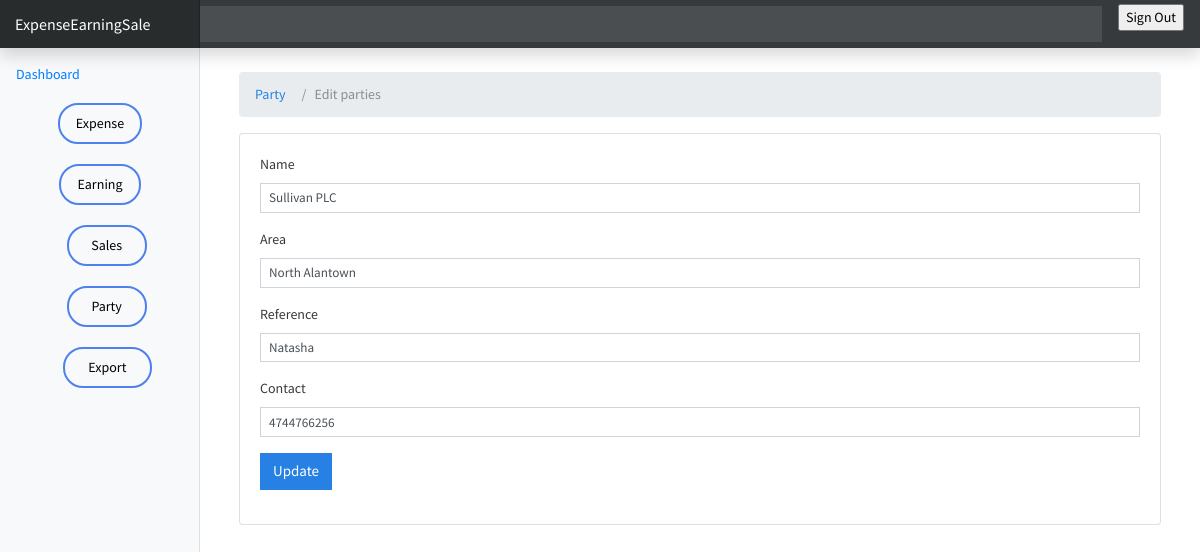
The app's page /party/edit-party/107 with its own data.
### party/models.py (models this page shows, shortened)
class Party(models.Model):
    name = models.CharField(max_length=255)
    area = models.CharField(max_length=100)
    reference = models.CharField(max_length=255)
    contact = models.CharField(max_length=10)
    class Meta:
        ordering : ['name']
        verbose_name_plural = "Parties"

### party/views.py (the view, shortened to what this page needs)
# urls.py: path('edit-party/<int:id>', views.edit_party, name="edit-party"),
def edit_party(request, id):
    party = Party.objects.get(pk=id)
    context = {
        'expense': party,
        'values' : party,
    }
    if request.method == 'GET':
        return render(request, 'party/edit-party.html', context)

### templates/party/edit-party.html (shortened to what this page needs)
{% extends 'base.html' %}
{% block content%}
<div class="container mt-4">
  <div class="row">
    <div class="col-md-12">
      <nav aria-label="breadcrumb">
        <ol class="breadcrumb">
          <li class="breadcrumb-item">
            <a href="{% url 'party' %}">Party</a>
          </li>
          <li class="breadcrumb-item active" aria-current="page">Edit parties</li>
        </ol>
      </nav>
    </div>
  </div>
  <div class="card">
    <div class="card-body">
      <form action="{% url 'edit-party' values.id %}" method="post">
        <div class="form-group">
            <label for="Name">Name</label>
            <input type="text" name="name" class="form-control form-control-sm" value="{{values.name}}"/>
          </div>
        <div class="form-group">
          <label for="Amount">Area</label>
          <input type="text" name="area" class="form-control form-control-sm" value="{{values.area}}"/>
        </div>
        <div class="form-group">
          <label for="Reference">Reference</label>
          <input type="text" name="reference" class=" form-control form-control-sm" value="{{values.reference}}"/>
        </div>
        <div class="form-group">
            <label for="Contact">Contact</label>
            <input type="text" name="contact" class=" form-control form-control-sm" value="{{values.contact}}"/>
          </div>
        <input type="submit" value="Update" class="btn btn-primary">
      </form>
    </div>
  </div>
</div>
{% endblock content%}

### earning_expense_sale/static/css/dashboard.css (style rules this page uses)
body { font-size: .875rem; }

### records on screen
Party: name "Sullivan PLC", area "North Alantown", reference "Natasha", contact "4744766256"
